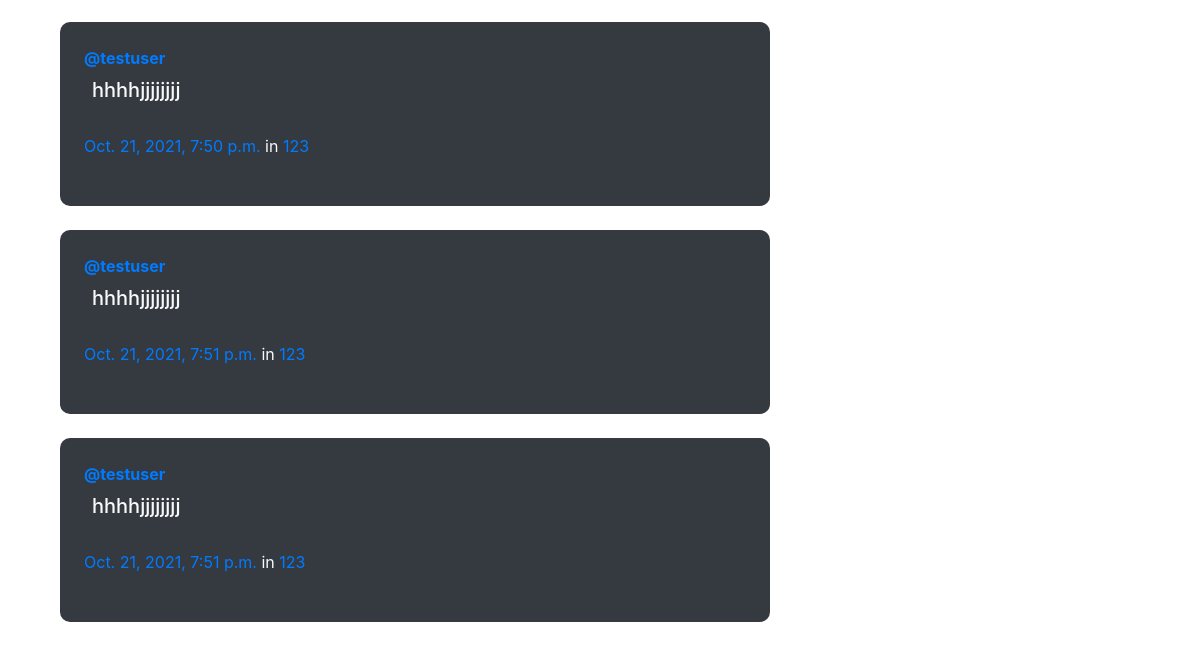
Before: /groups/posts/in/123/ (lower part) with the older database file.
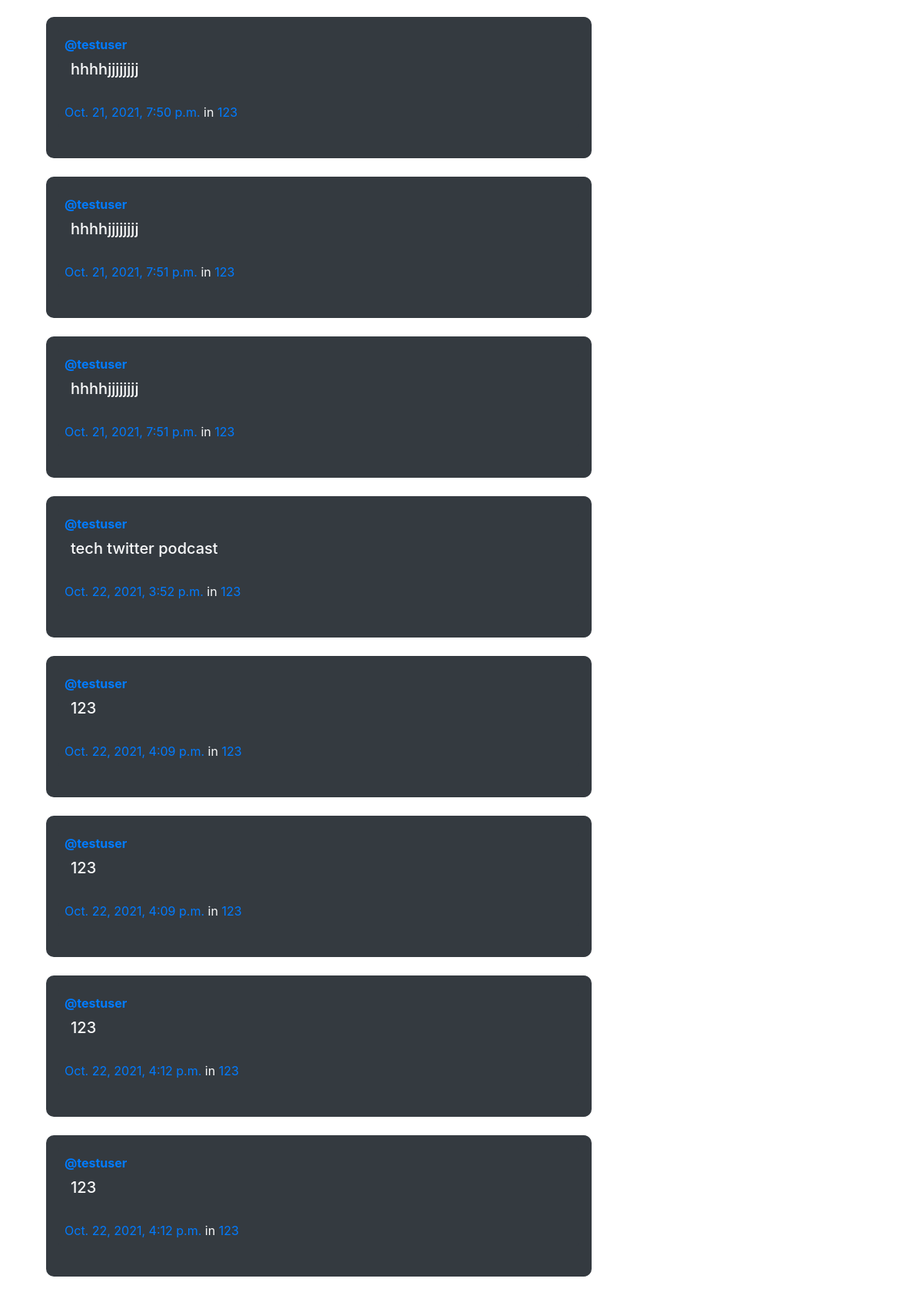
After: the same page with the newer database file.
### posts/models.py (models this page shows, shortened)
class Post(models.Model):
    user = models.ForeignKey(User,related_name='posts',on_delete=models.CASCADE)
    created_at = models.DateTimeField(auto_now_add=True)
    message = models.TextField(blank=True,)
    message_html = models.TextField(editable=False)
    group = models.ForeignKey(Group,related_name='posts',null = True, blank=True,on_delete=models.CASCADE)

### groups/models.py (models this page shows, shortened)
class Group(models.Model):
    name = models.CharField(max_length=255,unique=True)
    slug = models.SlugField(allow_unicode = True,unique=True)
    description = models.TextField(blank=True, default='')
    description_html = models.TextField(editable=False, default='',blank= True)
    members = models.ManyToManyField(User,through='GroupMember')

### groups/views.py (the view)
# urls.py: path("posts/in/<slug>/",views.SingleGroup.as_view(),name="single"),
class SingleGroup(generic.DetailView):
    model = Group

### groups/templates/groups/group_detail.html (shortened to what this page needs)
{% extends "groups/group_base.html" %}
{% block group_content %}
<div class="col-md-8 pt-3">
	{% if group.posts.count == 0 %}
	<h2>No posts in this group yet!</h2>
	{% else %}
		{% for post in group.posts.all %}
		<div class="bg-dark text-light p-3"style="border-radius: 10px;">
			{% include "posts/_post.html" %}
		</div>
			<br>
		{% endfor %}
	{% endif %}
</div>
{% endblock %}

### posts/templates/posts/_post.html (shortened to what this page needs)
<div class="post media">
	<div class="media-body bg-dark p-2 text-light rounded">
		<a href="{% url 'posts:for_user' username=post.user.username %}"><strong >@{{ post.user.username }}</strong></a>
		<h5 class="media-heading p-2">{{ post.message_html|safe }}</h5>
			<time class="time"><a href="{% url 'posts:single' username=post.user.username pk=post.pk %}">{{ post.created_at}}</a></time>
			{% if post.group %}
			<span class="group-name">in <a href="#">{{ post.group.name }}</a></span>
			{% endif %}
	</div>
</div>
<br>

Changed rows visible on the page:
added Post: user.username "testuser", message_html "tech twitter podcast", created_at "Oct. 22, 2021, 3:52 p.m.", group.name "123"
added Post: user.username "testuser", message_html "123", created_at "Oct. 22, 2021, 4:09 p.m.", group.name "123"
added Post: user.username "testuser", message_html "123", created_at "Oct. 22, 2021, 4:09 p.m.", group.name "123"
added Post: user.username "testuser", message_html "123", created_at "Oct. 22, 2021, 4:12 p.m.", group.name "123"
added Post: user.username "testuser", message_html "123", created_at "Oct. 22, 2021, 4:12 p.m.", group.name "123"
